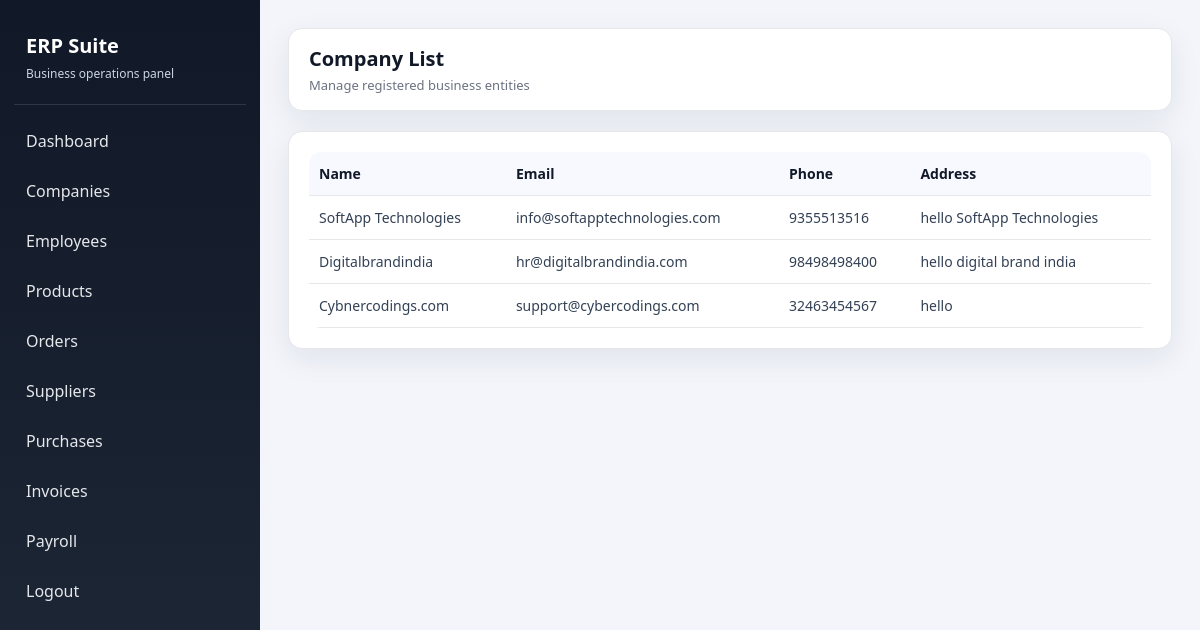
/companies/, run on the app's committed database.
### core/models.py (models this page shows, shortened)
class Company(models.Model):
    name=models.CharField(max_length=200)
    email=models.EmailField()
    phone=models.CharField(max_length=20)
    address=models.TextField()

### core/views.py (the view)
# urls.py: path('companies/',company_list,name="company_list"),
def company_list(request):
    companies=Company.objects.all()
    return render(request,"core/company_list.html",{
        "companies":companies
    })

### templates/core/company_list.html (shortened to what this page needs)
{% extends "base.html" %}
{% block page_heading %}Company List{% endblock %}
{% block page_subheading %}Manage registered business entities{% endblock %}
{% block content %}
<div class="card table-wrap">
    <table>
        <thead>
            <tr>
                <th>Name</th>
                <th>Email</th>
                <th>Phone</th>
                <th>Address</th>
            </tr>
        </thead>
        <tbody>
        {% for company in companies %}
            <tr>
                <td>{{ company.name }}</td>
                <td>{{ company.email }}</td>
                <td>{{ company.phone }}</td>
                <td>{{ company.address }}</td>
            </tr>
        {% empty %}
            <tr>
                <td colspan="4" class="empty">No companies found</td>
            </tr>
        {% endfor %}
        </tbody>
    </table>
</div>
{% endblock %}

### templates/base.html (shortened to what this page needs)
<!DOCTYPE html>
<html lang="en">
<head>
</head>
<body>
<div class="layout">
    <aside class="sidebar">
        <div class="brand">
            <h2>ERP Suite</h2>
            <p>Business operations panel</p>
        </div>
        <a class="nav-link" href="/dashboard/">Dashboard</a>
        <a class="nav-link" href="/companies/">Companies</a>
        <a class="nav-link" href="/hrm/employees/">Employees</a>
        <a class="nav-link" href="/inventory/products/">Products</a>
        <a class="nav-link" href="/sales/orders/">Orders</a>
        <a class="nav-link" href="/purchase/suppliers/">Suppliers</a>
        <a class="nav-link" href="/purchase/purchases/">Purchases</a>
        <a class="nav-link" href="/finance/invoices/">Invoices</a>
        <a class="nav-link" href="/payroll/payrolls/">Payroll</a>
        <a class="nav-link" href="/logout/">Logout</a>
    </aside>
    <main class="main">
        <div class="topbar">
            <div>
                <h1>{% block page_heading %}ERP Dashboard{% endblock %}</h1>
                <p>{% block page_subheading %}Track operations in one place{% endblock %}</p>
            </div>
        </div>
        {% block content %}{% endblock %}
    </main>
</div>
</body>
</html>

### templates/base.html (style rules this page uses)
:root { --bg: #f3f5fb; --surface: #ffffff; --surface-soft: #f8f9ff; --text: #111827; --muted: #6b7280; --primary: #4f46e5; --primary-dark: #4338ca; --border: #e5e7eb; --shadow: 0 10px 30px rgba(15, 23, 42, 0.08); }
* { box-sizing: border-box; }
body { margin: 0; font-family: "Segoe UI", Tahoma, Geneva, Verdana, sans-serif; background: var(--bg); color: var(--text); }
.layout { display: flex; min-height: 100vh; }
.sidebar { width: 260px; background: linear-gradient(180deg, #111827 0%, #1f2937 100%); color: #fff; padding: 22px 14px; position: sticky; top: 0; height: 100vh; }
.brand { padding: 10px 12px 22px 12px; border-bottom: 1px solid rgba(255, 255, 255, 0.12); margin-bottom: 14px; }
.brand h2 { margin: 0; font-size: 20px; font-weight: 700; }
.brand p { margin: 6px 0 0 0; color: #cbd5e1; font-size: 12px; }
.nav-link { display: block; color: #e5e7eb; text-decoration: none; padding: 11px 12px; border-radius: 10px; margin-bottom: 6px; transition: background-color 0.2s ease; }
.main { flex: 1; padding: 28px; }
.topbar { background: var(--surface); border: 1px solid var(--border); box-shadow: var(--shadow); border-radius: 14px; padding: 16px 20px; margin-bottom: 20px; display: flex; align-items: center; justify-content: space-between; }
.topbar h1 { margin: 0; font-size: 20px; }
.topbar p { margin: 4px 0 0 0; color: var(--muted); font-size: 13px; }
.card { background: var(--surface); border: 1px solid var(--border); box-shadow: var(--shadow); border-radius: 14px; padding: 20px; margin-bottom: 16px; }
.table-wrap { overflow-x: auto; }
table { width: 100%; border-collapse: collapse; border-radius: 12px; overflow: hidden; }
thead { background: var(--surface-soft); }
th, td { text-align: left; padding: 12px 10px; border-bottom: 1px solid var(--border); font-size: 14px; }
td { color: #334155; }

### data on the page
Company: name "SoftApp Technologies", email "info@softapptechnologies.com", phone "9355513516", address "hello SoftApp Technologies"
Company: name "Digitalbrandindia", email "hr@digitalbrandindia.com", phone "98498498400", address "hello digital brand india"
Company: name "Cybnercodings.com", email "support@cybercodings.com", phone "32463454567", address "hello"
